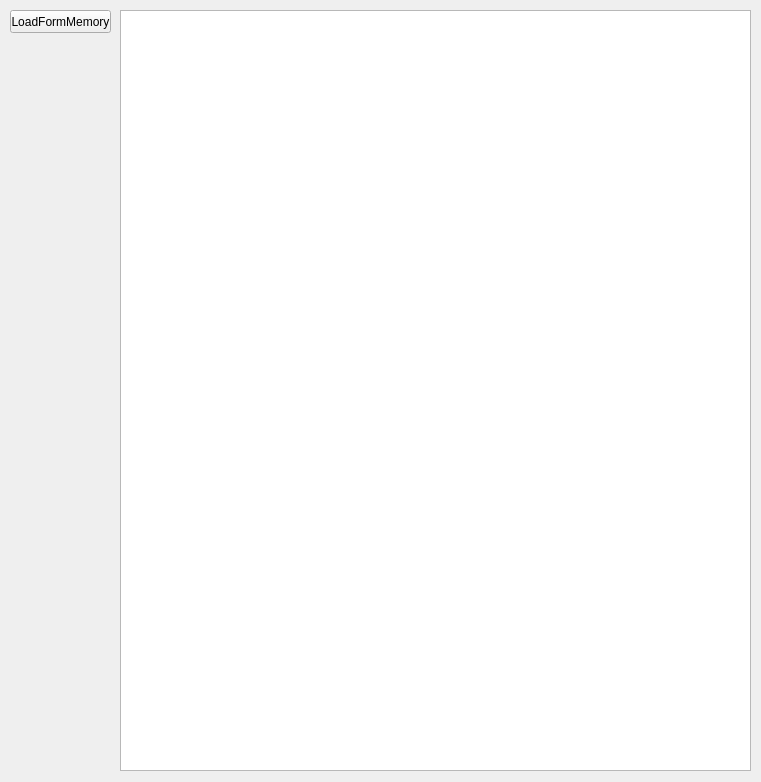
<?xml version="1.0" encoding="UTF-8"?>
<ui version="4.0">
 <class>Widget</class>
 <widget class="QWidget" name="Widget">
  <property name="geometry">
   <rect>
    <x>0</x>
    <y>0</y>
    <width>761</width>
    <height>782</height>
   </rect>
  </property>
  <property name="windowTitle">
   <string>Process_1</string>
  </property>
  <widget class="QPushButton" name="pushButton">
   <property name="geometry">
    <rect>
     <x>10</x>
     <y>10</y>
     <width>101</width>
     <height>23</height>
    </rect>
   </property>
   <property name="text">
    <string>LoadFormMemory</string>
   </property>
  </widget>
  <widget class="QListWidget" name="listWidget">
   <property name="geometry">
    <rect>
     <x>120</x>
     <y>10</y>
     <width>631</width>
     <height>761</height>
    </rect>
   </property>
  </widget>
 </widget>
 <layoutdefault spacing="6" margin="11"/>
 <resources/>
 <connections/>
</ui>
